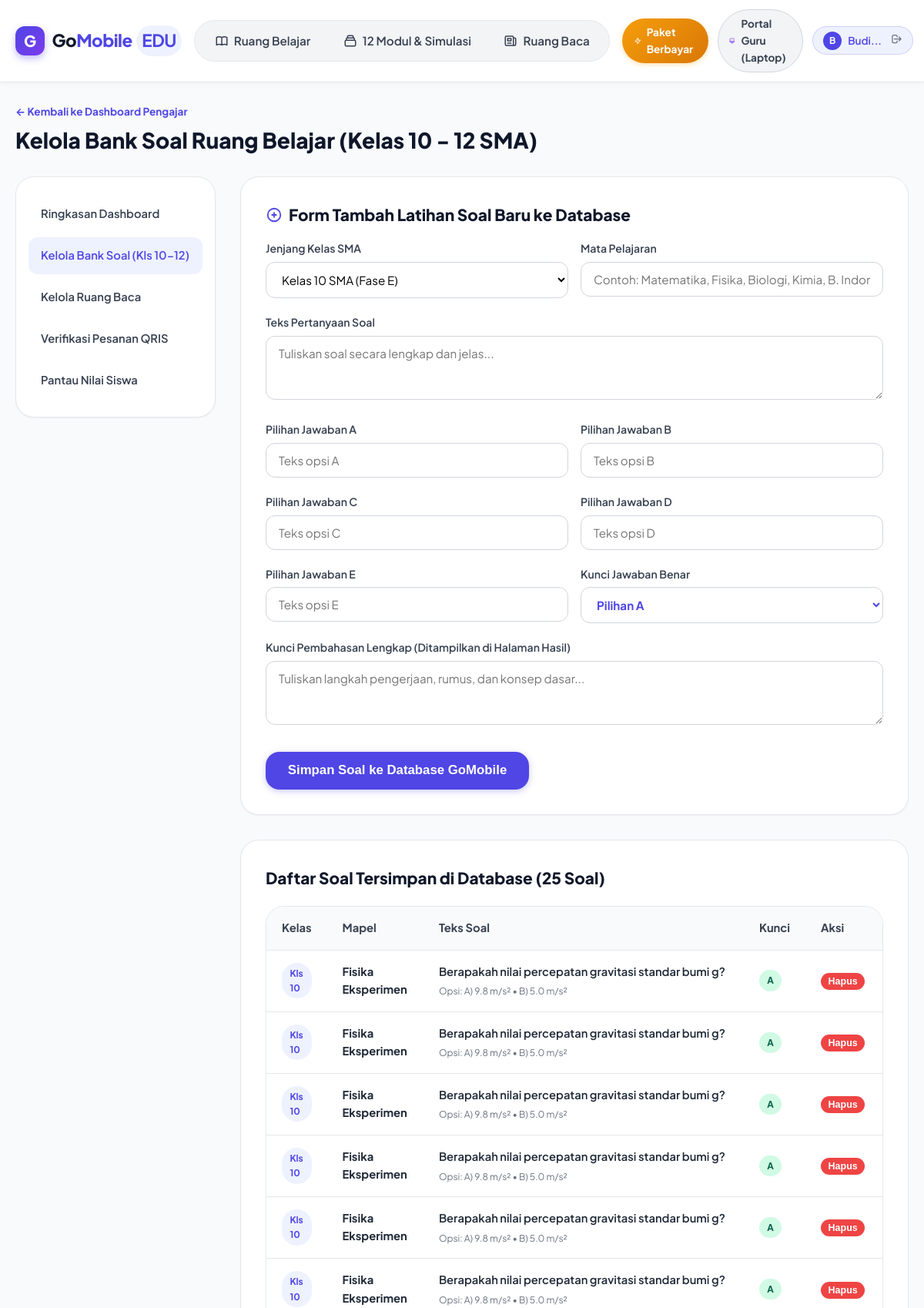
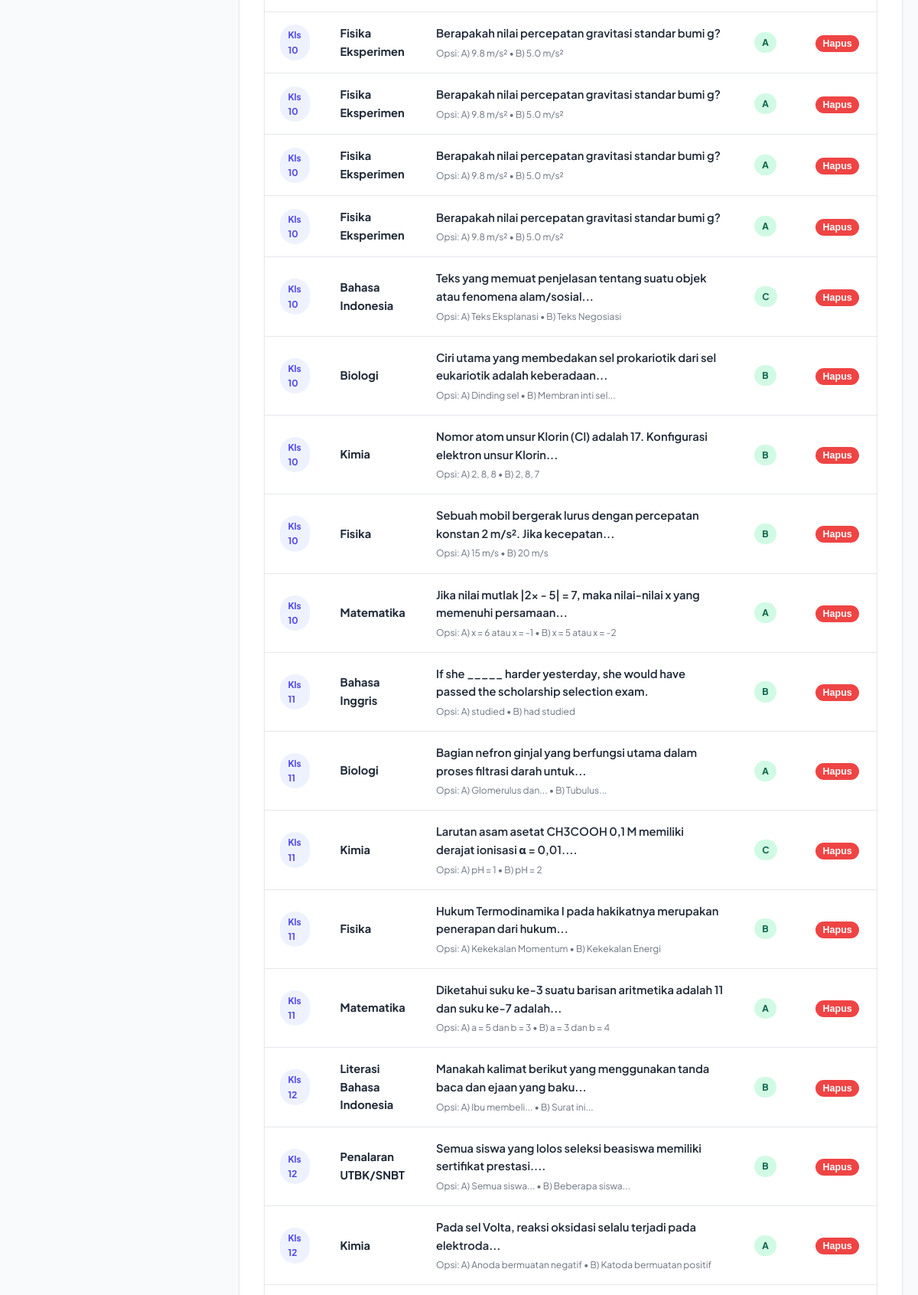
The app's page /pengajar/bank-soal (signed in, upper part) with its own data (2 pictures, top to bottom).
### tables this page shows
CREATE TABLE questions (
        id INTEGER PRIMARY KEY AUTOINCREMENT,
        grade INTEGER NOT NULL, -- 10, 11, or 12
        subject TEXT NOT NULL,
        question_text TEXT NOT NULL,
        option_a TEXT NOT NULL,
        option_b TEXT NOT NULL,
        option_c TEXT NOT NULL,
        option_d TEXT NOT NULL,
        option_e TEXT NOT NULL,
        correct_option TEXT NOT NULL, -- 'A', 'B', 'C', 'D', 'E'
        explanation TEXT NOT NULL,
        created_by INTEGER,
        created_at TIMESTAMP DEFAULT CURRENT_TIMESTAMP
    );

### app.py (the view)
@app.route('/pengajar/bank-soal')
@teacher_required
def teacher_bank_soal():
    conn = get_db()
    cursor = conn.cursor()
    cursor.execute("SELECT * FROM questions ORDER BY grade ASC, id DESC")
    questions = cursor.fetchall()
    conn.close()
    return render_template('teacher/bank_soal.html', questions=questions)

### app.py (called while the page is built)
@app.before_request
def load_logged_in_user():
    user_id = session.get('user_id')
    if user_id is None:
        g.user = None
    else:
        conn = get_db()
        cursor = conn.cursor()
        cursor.execute("SELECT * FROM users WHERE id = ?", (user_id,))
        g.user = cursor.fetchone()
        conn.close()

def teacher_required(view):
    @wraps(view)
    def wrapped_view(**kwargs):
        if g.user is None:
            flash("Halaman portal pengajar khusus untuk akun guru. Silakan login terlebih dahulu.", "warning")
            return redirect(url_for('login', role='pengajar', next=request.url))
        if g.user['role'] != 'pengajar':
            flash("Akses ditolak: Akun Anda terdaftar sebagai Siswa. Portal ini khusus untuk Pengajar.", "danger")
            return redirect(url_for('index'))
        return view(**kwargs)
    return wrapped_view

### database.py (called while the page is built, shortened)
def get_db_path():
    if os.environ.get('GOMOBILE_DB_PATH'):
        return os.environ['GOMOBILE_DB_PATH']

def get_db():
    db_path = get_db_path()
    needs_init = not os.path.exists(db_path)
    conn = sqlite3.connect(db_path)
    conn.row_factory = sqlite3.Row
    if needs_init:
        _init_db_tables_and_seeds(conn)
    return conn

### templates/teacher/bank_soal.html (shortened to what this page needs)
{% extends "base.html" %}
{% block content %}
<div class="container">
  <div style="margin-bottom:1.5rem;display:flex;justify-content:space-between;align-items:center;flex-wrap:wrap;gap:1rem;">
    <div>
      <a href="{{ url_for('teacher_dashboard') }}" style="color:var(--primary);font-size:0.85rem;font-weight:700;text-decoration:none;">
        &larr; Kembali ke Dashboard Pengajar
      </a>
      <h1 style="font-size:1.75rem;font-weight:800;color:var(--dark);margin-top:0.25rem;">
        Kelola Bank Soal Ruang Belajar (Kelas 10 - 12 SMA)
      </h1>
    </div>
  </div>
  <div class="teacher-layout">
    <aside class="teacher-sidebar">
      <ul class="teacher-nav-list">
        <li class="teacher-nav-item"><a href="{{ url_for('teacher_dashboard') }}">Ringkasan Dashboard</a></li>
        <li class="teacher-nav-item"><a href="{{ url_for('teacher_bank_soal') }}" class="active">Kelola Bank Soal (Kls 10-12)</a></li>
        <li class="teacher-nav-item"><a href="{{ url_for('teacher_articles') }}">Kelola Ruang Baca</a></li>
        <li class="teacher-nav-item"><a href="{{ url_for('teacher_verifikasi_bayar') }}">Verifikasi Pesanan QRIS</a></li>
        <li class="teacher-nav-item"><a href="{{ url_for('teacher_nilai_siswa') }}">Pantau Nilai Siswa</a></li>
      </ul>
    </aside>
    <div>
      <div style="background:var(--white);border-radius:var(--radius-xl);border:1px solid var(--gray-200);padding:2rem;box-shadow:var(--shadow-sm);margin-bottom:2rem;">
        <h2 style="font-size:1.3rem;font-weight:800;color:var(--dark);margin-bottom:1rem;display:flex;align-items:center;gap:0.5rem;">
          <svg style="width:22px;height:22px;color:var(--primary);" fill="none" stroke="currentColor" viewBox="0 0 24 24">
            <path stroke-linecap="round" stroke-linejoin="round" stroke-width="2" d="M12 9v3m0 0v3m0-3h3m-3 0H9m12 0a9 9 0 11-18 0 9 9 0 0118 0z"></path>
          </svg>
          Form Tambah Latihan Soal Baru ke Database
        </h2>
        <form method="POST" action="{{ url_for('add_question') }}">
          <div style="display:grid;grid-template-columns:1fr 1fr;gap:1rem;">
            <div class="form-group">
              <label class="form-label" for="grade">Jenjang Kelas SMA</label>
              <select class="form-control" id="grade" name="grade" required>
                <option value="10">Kelas 10 SMA (Fase E)</option>
              </select>
            </div>
            <div class="form-group">
              <label class="form-label" for="subject">Mata Pelajaran</label>
              <input type="text" class="form-control" id="subject" name="subject" required placeholder="Contoh: Matematika, Fisika, Biologi, Kimia, B. Indonesia">
            </div>
          </div>
          <div class="form-group">
            <label class="form-label" for="question_text">Teks Pertanyaan Soal</label>
            <textarea class="form-control" id="question_text" name="question_text" rows="3" required placeholder="Tuliskan soal secara lengkap dan jelas..."></textarea>
          </div>
          <div style="display:grid;grid-template-columns:1fr 1fr;gap:1rem;">
            <div class="form-group">
              <label class="form-label" for="option_a">Pilihan Jawaban A</label>
              <input type="text" class="form-control" id="option_a" name="option_a" required placeholder="Teks opsi A">
            </div>
            <div class="form-group">
              <label class="form-label" for="option_b">Pilihan Jawaban B</label>
              <input type="text" class="form-control" id="option_b" name="option_b" required placeholder="Teks opsi B">
            </div>
          </div>
          <div style="display:grid;grid-template-columns:1fr 1fr;gap:1rem;">
            <div class="form-group">
              <label class="form-label" for="option_c">Pilihan Jawaban C</label>
              <input type="text" class="form-control" id="option_c" name="option_c" required placeholder="Teks opsi C">
            </div>
            <div class="form-group">
              <label class="form-label" for="option_d">Pilihan Jawaban D</label>
              <input type="text" class="form-control" id="option_d" name="option_d" required placeholder="Teks opsi D">
            </div>
          </div>
          <div style="display:grid;grid-template-columns:1fr 1fr;gap:1rem;">
            <div class="form-group">
              <label class="form-label" for="option_e">Pilihan Jawaban E</label>
              <input type="text" class="form-control" id="option_e" name="option_e" required placeholder="Teks opsi E">
            </div>
            <div class="form-group">
              <label class="form-label" for="correct_option">Kunci Jawaban Benar</label>
              <select class="form-control" id="correct_option" name="correct_option" required style="font-weight:700;color:var(--primary);">
                <option value="A">Pilihan A</option>
              </select>
            </div>
          </div>
          <div class="form-group">
            <label class="form-label" for="explanation">Kunci Pembahasan Lengkap (Ditampilkan di Halaman Hasil)</label>
            <textarea class="form-control" id="explanation" name="explanation" rows="3" required placeholder="Tuliskan langkah pengerjaan, rumus, dan konsep dasar..."></textarea>
          </div>
          <button type="submit" class="btn btn-primary btn-lg" style="margin-top:0.5rem;">
            Simpan Soal ke Database GoMobile
          </button>
        </form>
      </div>
      <div style="background:var(--white);border-radius:var(--radius-xl);border:1px solid var(--gray-200);padding:2rem;box-shadow:var(--shadow-sm);">
        <h2 style="font-size:1.3rem;font-weight:800;color:var(--dark);margin-bottom:1.25rem;">
          Daftar Soal Tersimpan di Database ({{ questions|length }} Soal)
        </h2>
        <div class="data-table-wrapper" style="box-shadow:none;">
          <table class="data-table">
            <thead>
              <tr>
                <th style="width:70px;">Kelas</th>
                <th style="width:120px;">Mapel</th>
                <th>Teks Soal</th>
                <th style="width:80px;">Kunci</th>
                <th style="width:100px;">Aksi</th>
              </tr>
            </thead>
            <tbody>
              {% for q in questions %}
              <tr>
                <td><span class="badge badge-primary">Kls {{ q.grade }}</span></td>
                <td><strong>{{ q.subject }}</strong></td>
                <td>
                  <div style="font-weight:600;margin-bottom:0.25rem;">{{ q.question_text|truncate(80) }}</div>
                  <div style="font-size:0.75rem;color:var(--gray-500);">Opsi: A) {{ q.option_a|truncate(20) }} &bull; B) {{ q.option_b|truncate(20) }}</div>
                </td>
                <td><span class="badge badge-success">{{ q.correct_option }}</span></td>
                <td>
                  <form method="POST" action="{{ url_for('delete_question', q_id=q.id) }}" onsubmit="return confirm('Apakah Anda yakin ingin menghapus soal ini?');">
                    <button type="submit" class="btn btn-danger" style="padding:0.25rem 0.6rem;font-size:0.78rem;">
                      Hapus
                    </button>
                  </form>
                </td>
              </tr>
              {% endfor %}
            </tbody>
          </table>
        </div>
      </div>
    </div>
  </div>
</div>
{% endblock %}

### static/css/style.css (style rules this page uses)
:root { --primary: #4F46E5; --primary-hover: #4338CA; --primary-light: #EEF2FF; --secondary: #06B6D4; --accent: #F59E0B; --success: #10B981; --success-light: #D1FAE5; --danger: #EF4444; --danger-light: #FEE2E2; --dark: #0F172A; --gray-900: #111827; --gray-800: #1F2937; --gray-700: #374151; --gray-600: #4B5563; --gray-500: #6B7280; --gray-400: #9CA3AF; --gray-300: #D1D5DB; --gray-200: #E5E7EB; --gray-100: #F3F4F6; --gray-50: #F9FAFB; --white: #FFFFFF; --radius-sm: 8px; --radius-md: 12px; --radius-lg: 18px; --radius-xl: 24px; --shadow-sm: 0 1px 2px 0 rgba(0, 0, 0, 0.05); --shadow-md: 0 4px 6px -1px rgba(0, 0, 0, 0.1), 0 2px 4px -1px rgba(0, 0, 0, 0.06); --shadow-lg: 0 10px 15px -3px rgba(0, 0, 0, 0.1), 0 4px 6px -2px rgba(0, 0, 0, 0.05); --shadow-xl: 0 20px 25px -5px rgba(0, 0, 0, 0.1), 0 10px 10px -5px rgba(0, 0, 0, 0.04); --font-sans: 'Inter', system-ui, -apple-system, BlinkMacSystemFont, "Segoe UI", Roboto, sans-serif; }
*, *::before, *::after { box-sizing: border-box; margin: 0; padding: 0; }
html { font-size: 16px; scroll-behavior: smooth; -webkit-text-size-adjust: 100%; }
body { font-family: var(--font-sans); background-color: #F8FAFC; color: var(--gray-800); line-height: 1.6; min-height: 100vh; display: flex; flex-direction: column; }
.container { max-width: 1200px; margin: 0 auto; padding: 1.5rem 1.25rem; }
.form-group { margin-bottom: 1.25rem; }
.form-label { display: block; font-size: 0.88rem; font-weight: 600; color: var(--gray-700); margin-bottom: 0.4rem; }
.form-control { width: 100%; padding: 0.75rem 1rem; border: 1.5px solid var(--gray-300); border-radius: var(--radius-md); font-size: 0.95rem; font-family: inherit; transition: border-color 0.2s ease, box-shadow 0.2s ease; background: var(--white); }
.teacher-layout { display: grid; grid-template-columns: 260px 1fr; gap: 2rem; margin-top: 1.5rem; }
.teacher-sidebar { background: var(--white); border-radius: var(--radius-xl); border: 1px solid var(--gray-200); padding: 1.5rem 1rem; box-shadow: var(--shadow-sm); align-self: start; }
.teacher-nav-list { list-style: none; display: flex; flex-direction: column; gap: 0.4rem; }
.teacher-nav-item a { display: flex; align-items: center; gap: 0.75rem; padding: 0.75rem 1rem; border-radius: var(--radius-md); color: var(--gray-700); text-decoration: none; font-weight: 600; font-size: 0.92rem; transition: all 0.2s ease; }
.teacher-nav-item a.active { background: var(--primary-light); color: var(--primary); }
.data-table-wrapper { background: var(--white); border-radius: var(--radius-xl); border: 1px solid var(--gray-200); overflow-x: auto; box-shadow: var(--shadow-sm); }
.data-table { width: 100%; border-collapse: collapse; text-align: left; font-size: 0.92rem; }
.data-table th { background: var(--gray-50); padding: 1rem 1.25rem; font-weight: 700; color: var(--gray-700); border-bottom: 1px solid var(--gray-200); }
.data-table td { padding: 1rem 1.25rem; border-bottom: 1px solid var(--gray-200); color: var(--gray-800); }
.btn { display: inline-flex; align-items: center; justify-content: center; gap: 0.5rem; padding: 0.75rem 1.5rem; border-radius: var(--radius-md); font-weight: 700; font-size: 0.95rem; border: none; cursor: pointer; text-decoration: none; transition: all 0.2s ease; }
.btn-primary { background: var(--primary); color: var(--white); box-shadow: 0 2px 8px rgba(79, 70, 229, 0.3); }
.btn-danger { background: var(--danger); color: var(--white); }
.btn-lg { padding: 0.9rem 1.8rem; font-size: 1.05rem; border-radius: var(--radius-lg); }
.badge { display: inline-block; padding: 0.25rem 0.65rem; border-radius: 999px; font-size: 0.75rem; font-weight: 700; }
.badge-success { background: var(--success-light); color: #065F46; }
.badge-primary { background: var(--primary-light); color: var(--primary); }

### templates/base.html (style rules this page uses)
body { font-family: 'Plus Jakarta Sans', var(--font-sans); }

### records on screen
questions: grade "10", subject "Fisika Eksperimen", question_text "Berapakah nilai percepatan gravitasi standar bumi g?", option_a "9.8 m/s²", option_b "5.0 m/s²", correct_option "A"
questions: grade "10", subject "Fisika Eksperimen", question_text "Berapakah nilai percepatan gravitasi standar bumi g?", option_a "9.8 m/s²", option_b "5.0 m/s²", correct_option "A"
questions: grade "10", subject "Fisika Eksperimen", question_text "Berapakah nilai percepatan gravitasi standar bumi g?", option_a "9.8 m/s²", option_b "5.0 m/s²", correct_option "A"
questions: grade "10", subject "Fisika Eksperimen", question_text "Berapakah nilai percepatan gravitasi standar bumi g?", option_a "9.8 m/s²", option_b "5.0 m/s²", correct_option "A"
questions: grade "10", subject "Fisika Eksperimen", question_text "Berapakah nilai percepatan gravitasi standar bumi g?", option_a "9.8 m/s²", option_b "5.0 m/s²", correct_option "A"
questions: grade "10", subject "Fisika Eksperimen", question_text "Berapakah nilai percepatan gravitasi standar bumi g?", option_a "9.8 m/s²", option_b "5.0 m/s²", correct_option "A"
questions: grade "10", subject "Fisika Eksperimen", question_text "Berapakah nilai percepatan gravitasi standar bumi g?", option_a "9.8 m/s²", option_b "5.0 m/s²", correct_option "A"
questions: grade "10", subject "Fisika Eksperimen", question_text "Berapakah nilai percepatan gravitasi standar bumi g?", option_a "9.8 m/s²", option_b "5.0 m/s²", correct_option "A"
questions: grade "10", subject "Fisika Eksperimen", question_text "Berapakah nilai percepatan gravitasi standar bumi g?", option_a "9.8 m/s²", option_b "5.0 m/s²", correct_option "A"
questions: grade "10", subject "Fisika Eksperimen", question_text "Berapakah nilai percepatan gravitasi standar bumi g?", option_a "9.8 m/s²", option_b "5.0 m/s²", correct_option "A"
questions: grade "10", subject "Bahasa Indonesia", question_text "Teks yang memuat penjelasan tentang suatu objek atau fenomena alam/sosial...", option_a "Teks Eksplanasi", option_b "Teks Negosiasi", correct_option "C"
questions: grade "10", subject "Biologi", question_text "Ciri utama yang membedakan sel prokariotik dari sel eukariotik adalah keberadaan...", option_a "Dinding sel", option_b "Membran inti sel...", correct_option "B"
questions: grade "10", subject "Kimia", question_text "Nomor atom unsur Klorin (Cl) adalah 17. Konfigurasi elektron unsur Klorin...", option_a "2, 8, 8", option_b "2, 8, 7", correct_option "B"
questions: grade "10", subject "Fisika", question_text "Sebuah mobil bergerak lurus dengan percepatan konstan 2 m/s². Jika kecepatan...", option_a "15 m/s", option_b "20 m/s", correct_option "B"
questions: grade "10", subject "Matematika", question_text "Jika nilai mutlak |2x - 5| = 7, maka nilai-nilai x yang memenuhi persamaan...", option_a "x = 6 atau x = -1", option_b "x = 5 atau x = -2", correct_option "A"
questions: grade "11", subject "Bahasa Inggris", question_text "If she _____ harder yesterday, she would have passed the scholarship selection exam.", option_a "studied", option_b "had studied", correct_option "B"
questions: grade "11", subject "Biologi", question_text "Bagian nefron ginjal yang berfungsi utama dalam proses filtrasi darah untuk...", option_a "Glomerulus dan...", option_b "Tubulus...", correct_option "A"
questions: grade "11", subject "Kimia", question_text "Larutan asam asetat CH3COOH 0,1 M memiliki derajat ionisasi α = 0,01....", option_a "pH = 1", option_b "pH = 2", correct_option "C"
questions: grade "11", subject "Fisika", question_text "Hukum Termodinamika I pada hakikatnya merupakan penerapan dari hukum...", option_a "Kekekalan Momentum", option_b "Kekekalan Energi", correct_option "B"
questions: grade "11", subject "Matematika", question_text "Diketahui suku ke-3 suatu barisan aritmetika adalah 11 dan suku ke-7 adalah...", option_a "a = 5 dan b = 3", option_b "a = 3 dan b = 4", correct_option "A"
questions: grade "12", subject "Literasi Bahasa Indonesia", question_text "Manakah kalimat berikut yang menggunakan tanda baca dan ejaan yang baku...", option_a "Ibu membeli...", option_b "Surat ini...", correct_option "B"
questions: grade "12", subject "Penalaran UTBK/SNBT", question_text "Semua siswa yang lolos seleksi beasiswa memiliki sertifikat prestasi....", option_a "Semua siswa...", option_b "Beberapa siswa...", correct_option "B"
questions: grade "12", subject "Kimia", question_text "Pada sel Volta, reaksi oksidasi selalu terjadi pada elektroda...", option_a "Anoda bermuatan negatif", option_b "Katoda bermuatan positif", correct_option "A"

### other values on screen
{{ session.get('user_name', 'U')[0]|upper }} "B"
{{ session.get('user_name', 'Akun')|truncate(12) }} "Budi..."
{{ questions|length }} "25"
